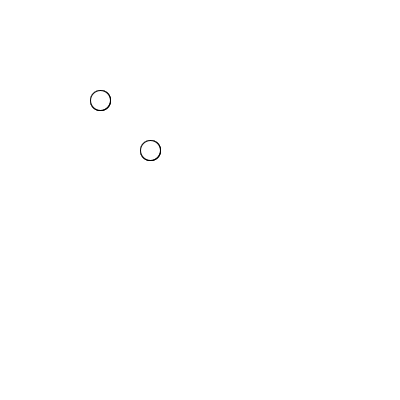
Frame 1 (no input)
Frame 60 (the mouse pressed at the canvas centre just before this capture): identical to frame 1, image omitted
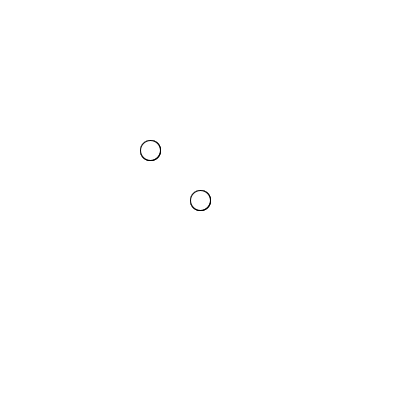
Frame 120 (the mouse held since frame 60 and released just before this capture)

The Processing sketch that drew these frames (run headless with seeded random() and noise(); from frame 60 on, the mouse is pressed at the canvas centre):

// Processing sketch: array03
// ── array03.pde
// convertirlo a ArrayList

int [] x = {100, 150, 200, 250};
int [] y = {100, 150, 200, 250};

int contador = 0;

void setup() {
  size(400, 400);
}

void draw() {
  background(255);

  for (int i = 0; i < x.length; i++) {
    ellipse(x[contador], y[contador], 20, 20);
    ellipse(x[contador+1], y[contador+1], 20, 20);
  }
}


void mousePressed(){
contador++;
}

void keyPressed(){
contador--;
}
